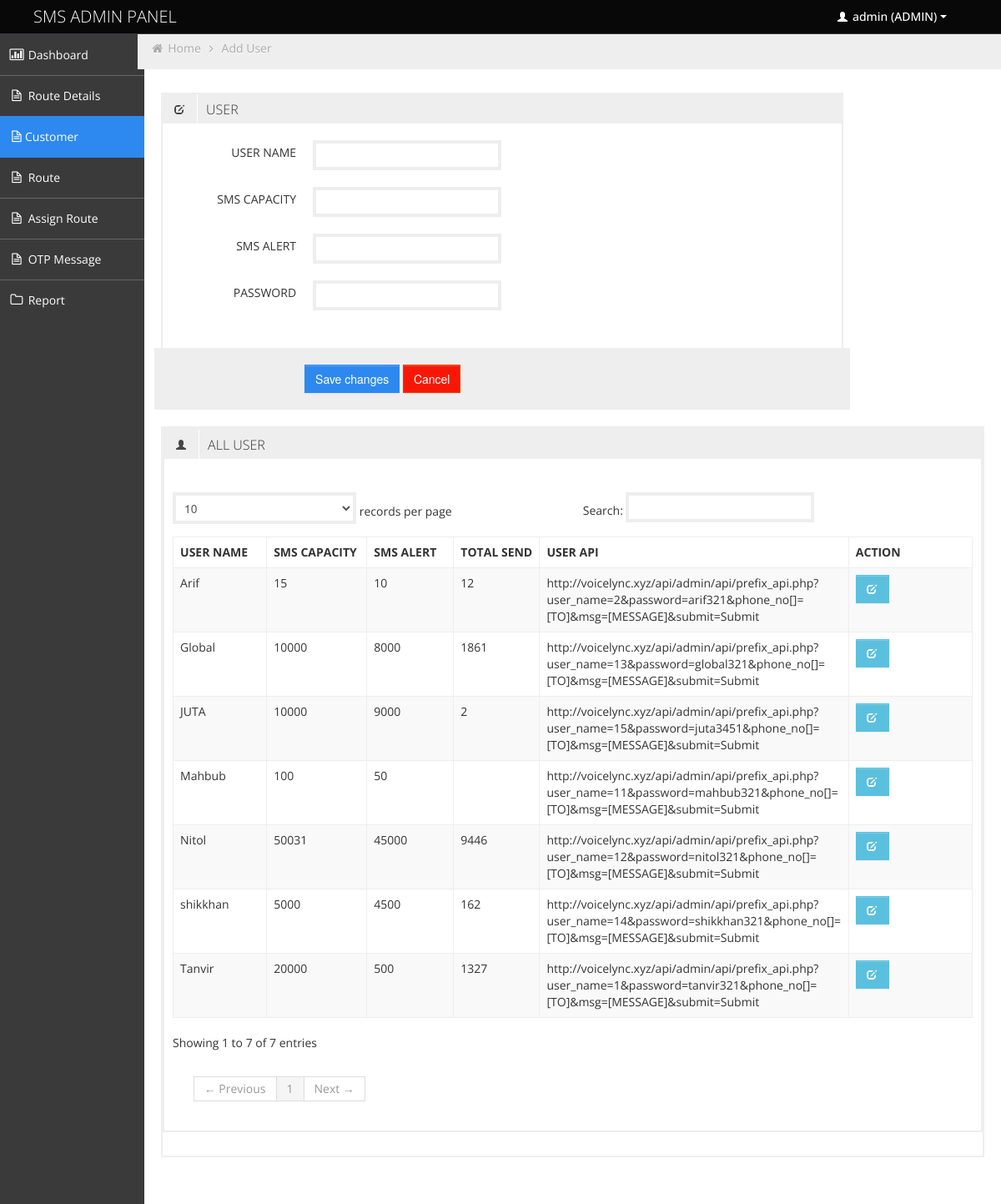
The page /add_user.php (signed in) on the database its author committed.
### tables this page shows
CREATE TABLE IF NOT EXISTS `user` (
  `id` int(11) NOT NULL AUTO_INCREMENT,
  `name` varchar(20) NOT NULL,
  `password` varchar(22) NOT NULL,
  `one_way` int(11) NOT NULL,
  `user_capacity` int(11) NOT NULL,
  `alert` int(11) NOT NULL,
  PRIMARY KEY (`id`)
);

### class/control_view.php (called while the page is built, shortened)
<?php
	function view_agent(){
	   $sql = "SELECT * FROM user  ORDER BY id ASC";
		$query = mysql_query($sql);
		return $query;
	}
?>

### add_user.php (the view, shortened to what this page needs)
<?php include('header_file.php');?>
<?php include('menu.php'); ?>
<?php include('date.php'); ?>
<?php include('class/control_view.php'); ?>
<div id="content" class="span10">
<ul class="breadcrumb">
<li>
	<i class="icon-home"></i>
	<a href="home.php">Home</a>
	<i class="icon-angle-right"></i>
</li>
<li><a href="#">Add User</a></li>
</ul>
<div class="row-fluid">
<div class="box span10">
	<div class="box-header" data-original-title="">
		<h2><i class="halflings-icon edit"></i><span class="break"></span>USER</h2>
	</div>
	<div class="box-content">
	</div>
	<form  action="<?php echo htmlspecialchars($_SERVER['PHP_SELF']); ?>" method="POST" class="form-horizontal">
		<fieldset>
			<div class="control-group">
				<label class="control-label" for="inputSuccess">USER NAME</label>
				<div class="controls">
					<input type="text" name="name" id="name">
				</div>
			</div>
			<div class="control-group">
				<label class="control-label" for="inputSuccess">SMS CAPACITY</label>
				<div class="controls">
					<input type="text" name="user_capacity" id="user_capacity">
				</div>
			</div>
			<div class="control-group">
				<label class="control-label" for="inputSuccess">SMS ALERT</label>
				<div class="controls">
					<input type="text" name="alert" id="alert">
				</div>
			</div>
			<div class="control-group">
				<label class="control-label" for="inputSuccess">PASSWORD </label>
				<div class="controls">
					<input type="password" name="password" id="password">
				</div>
			</div>
			<div class="control-group">
			  </div>
			<div class="form-actions">
				<button type="submit" class="btn btn-primary">Save changes</button>
				<input type="reset" value="Cancel" class="btn btn-danger">
			</div>
		</fieldset>
	</form>
</div>
<div class="row-fluid">
	<div class="box span12">
		<div class="box span12">
			<div class="box-header" data-original-title="">
				<h2><i class="halflings-icon user"></i><span class="break"></span>ALL USER</h2>
			</div>
			<div class="box-content">
				<div id="DataTables_Table_0_wrapper" class="dataTables_wrapper" role="grid"><div class="row-fluid"><div class="span6"><div class="dataTables_filter" id="DataTables_Table_0_filter"></div></div></div><table class="table table-striped table-bordered bootstrap-datatable datatable dataTable" id="DataTables_Table_0" aria-describedby="DataTables_Table_0_info">
						<thead>
							<tr role="row">
								<th class="sorting_asc" role="columnheader" tabindex="0" aria-controls="DataTables_Table_0" rowspan="1" colspan="1" aria-sort="ascending" aria-label="Username: activate to sort column descending" style="width: 170px;">USER NAME</th>
								<th class="sorting_asc" role="columnheader" tabindex="0" aria-controls="DataTables_Table_0" rowspan="1" colspan="1" aria-sort="ascending" aria-label="Username: activate to sort column descending" style="width: 170px;">SMS CAPACITY</th>
								<th class="sorting_asc" role="columnheader" tabindex="0" aria-controls="DataTables_Table_0" rowspan="1" colspan="1" aria-sort="ascending" aria-label="Username: activate to sort column descending" style="width: 170px;">SMS ALERT</th>
								<th class="sorting_asc" role="columnheader" tabindex="0" aria-controls="DataTables_Table_0" rowspan="1" colspan="1" aria-sort="ascending" aria-label="Username: activate to sort column descending" style="width: 170px;">TOTAL SEND</th>
								<th class="sorting_asc" role="columnheader" tabindex="0" <th class="sorting_asc" role="columnheader" tabindex="0" aria-controls="DataTables_Table_0" rowspan="1" colspan="1" aria-sort="ascending" aria-label="Username: activate to sort column descending" style="width: 170px;">USER API</th>
								<th class="sorting" role="columnheader" tabindex="0" aria-controls="DataTables_Table_0" rowspan="1" colspan="1" aria-label="Actions: activate to sort column ascending" style="width: 289px;">ACTION</th>
							</tr>
						</thead>
						<tbody role="alert" aria-live="polite" aria-relevant="all">
							<?php
							require_once 'class/control_view.php';
							$display_user = view_agent();
							while ($view = mysql_fetch_assoc($display_user)) {
								$id = $view['id'];
								$sql = "SELECT SUM(total_send) as total_send FROM `user_route_api` WHERE `user_id`= $id";
									$result = mysql_query($sql) or die (mysql_error());
									while ($row = mysql_fetch_assoc($result)){
								?>
								<tr class="odd">
									<td class=" sorting_1"><?php echo $view['name'] ?></td>
									<td class=" sorting_1"><?php echo $view['user_capacity'] ?></td>
									<td class=" sorting_1"><?php echo $view['alert'] ?></td>
									<td class=" sorting_1"><?php echo $row['total_send'] ?></td>
									<td class=" sorting_1">
									http://voicelync.xyz/api/admin/api/prefix_api.php?user_name=<?php echo $view['id'] ?>&password=<?php echo $view['password'] ?>&<?php echo 'phone_no[]=[TO]&msg=[MESSAGE]&submit=Submit'; ?>
									</td>
									<td class="center ">
										<a class="btn btn-info" href="update_agent.php?update=<?php echo $view['id'] ?>">
											<i class="halflings-icon white edit"></i>
										</a>
									</td>
									<?php }}  ?>
								</tr>
						</tbody></table><div class="row-fluid"></div>
				</div>
			</div>
		</div>
	</div>
</div>
</div>
</div>
<?php include ('footer.php') ?>

### css/style.css (style rules this page uses)
body { background: #F5F5F5; color: #333; border: none; font-family: 'Open Sans', sans-serif; font-weight: 400; }
a { color: #646464; }
h2 { font-size: 16px; line-height: 16px; }
#content { background: #ffffff; filter: none; min-height: 100%; padding: 20px 20px; position: relative; }
.breadcrumb { margin: -28px -28px 28px -28px; line-height: 34px; background: #eee; border: 0px; color: #aaa; -webkit-box-shadow: none; -moz-box-shadow: none; box-shadow: none; -webkit-border-radius: 0px; -moz-border-radius: 0px; border-radius: 0px; }
.breadcrumb a { color: #aaa; text-shadow: 0px 1px 1px #fff; }
.box { border: 2px solid #eee; background: #fff !important; margin-bottom: 28px; }
.box-header { height: 16px; font-size: 16px; line-height: 16px; padding: 10px; background: #eee; -webkit-box-shadow: none; -moz-box-shadow: none; box-shadow: none; overflow: hidden; }
.box-header h2 { float:left; margin-top: 0px; font-weight: 300; }
.box-header h2 i { margin: 0px 3px 0px 4px; opacity: .8; filter: alpha(opacity=80); -ms-filter:"progid:DXImageTransform.Microsoft.Alpha(Opacity=80)"; }
.box-content { position: relative; z-index: 50; margin-top: -1px; padding: 10px; background: #fff !important; }
.form-actions { padding: 19px 20px 20px; margin: 20px -10px -30px -10px; background-color: #eee; border-top: 1px solid #eee; *zoom: 1; }
.form-actions:before, .form-actions:after { display: table; line-height: 0; content: ""; }
.form-actions:after { clear: both; }
.btn { display: inline-block; padding: 6px 12px; margin-bottom: 0; font-size: 14px; font-weight: 500; line-height: 20px; text-align: center; white-space: nowrap; vertical-align: middle; cursor: pointer; border: 1px solid #a7a9aa; -webkit-border-radius: 0px !important; border-radius: 0px !important; }
.btn i { margin-top: 2px; }
.btn { color: #ffffff; background-color: #a7a9aa; border-color: #a7a9aa; background-image: none; filter: none; text-shadow: none; }
.btn-primary { background-color: #2D89EF; border-color: #2D89EF; }
.btn-danger { background-color: #F81706; border-color: #EB3C00; }
.btn-info { background-color: #5bc0de; border-color: #5bc0de; }
.table th, .table td { border-top: 1px solid #eee; }
.table-bordered { border-color: #eee; -webkit-border-radius: 0px !important; -moz-border-radius: 0px !important; border-radius: 0px !important; }
.table-bordered th, .table-bordered td { border-left: 1px solid #eee; }
.table-bordered thead:first-child tr:first-child > th:first-child, .table-bordered tbody:first-child tr:first-child > td:first-child, .table-bordered tbody:first-child tr:first-child > th:first-child { -webkit-border-radius: 0px !important; -moz-border-radius: 0px !important; border-radius: 0px !important; }
.table-bordered thead:first-child tr:first-child > th:last-child, .table-bordered tbody:first-child tr:first-child > td:last-child, .table-bordered tbody:first-child tr:first-child > th:last-child { -webkit-border-radius: 0px !important; -moz-border-radius: 0px !important; border-radius: 0px !important; }
.table-bordered thead:last-child tr:last-child > th:first-child, .table-bordered tbody:last-child tr:last-child > td:first-child, .table-bordered tbody:last-child tr:last-child > th:first-child, .table-bordered tfoot:last-child tr:last-child > td:first-child, .table-bordered tfoot:last-child tr:last-child > th:first-child { -webkit-border-radius: 0px !important; -moz-border-radius: 0px !important; border-radius: 0px !important; }
.table-bordered thead:last-child tr:last-child > th:last-child, .table-bordered tbody:last-child tr:last-child > td:last-child, .table-bordered tbody:last-child tr:last-child > th:last-child, .table-bordered tfoot:last-child tr:last-child > td:last-child, .table-bordered tfoot:last-child tr:last-child > th:last-child { -webkit-border-radius: 0px !important; -moz-border-radius: 0px !important; border-radius: 0px !important; }

### css/style-responsive.css (style rules this page uses)
@media (min-width: 1200px) { #content { width: 85.578%; padding: 28px; margin: 0px 0px; margin-left: 14.422% !important; } }

### rows shown on the page
user: name "Tanvir", user_capacity "20000", alert "500", total_send "1327", id "1", password "tanvir321"
user: name "Arif", user_capacity "15", alert "10", total_send "12", id "2", password "arif321"
user: name "Mahbub", user_capacity "100", alert "50", id "11", password "mahbub321"
user: name "Nitol", user_capacity "50031", alert "45000", total_send "9446", id "12", password "nitol321"
user: name "Global", user_capacity "10000", alert "8000", total_send "1861", id "13", password "global321"
user: name "shikkhan", user_capacity "5000", alert "4500", total_send "162", id "14", password "shikkhan321"
user: name "JUTA", user_capacity "10000", alert "9000", total_send "2", id "15", password "juta3451"

### other values the page prints
$_SESSION['NAME'] "admin"
$_SESSION['ADMIN'] "ADMIN"
